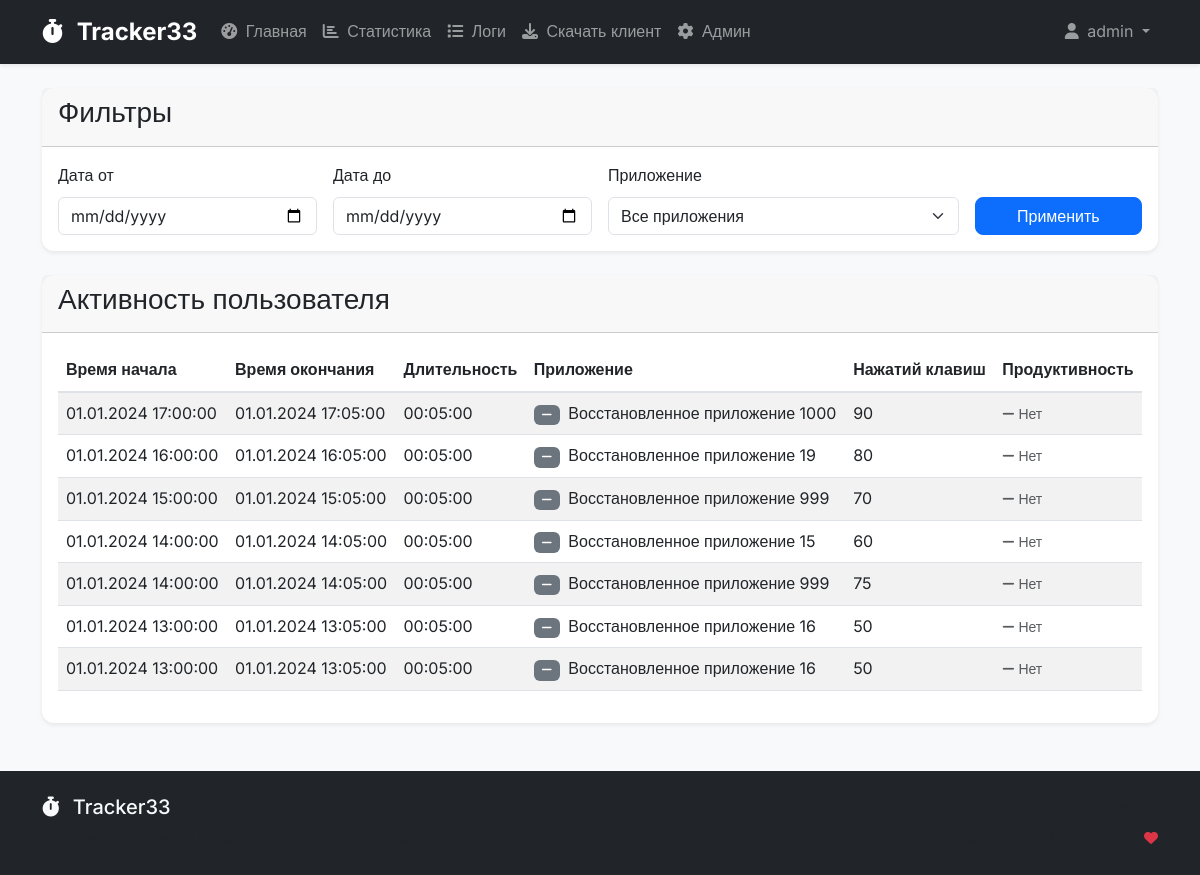
Before: /logs/ (signed in) with the older database file.
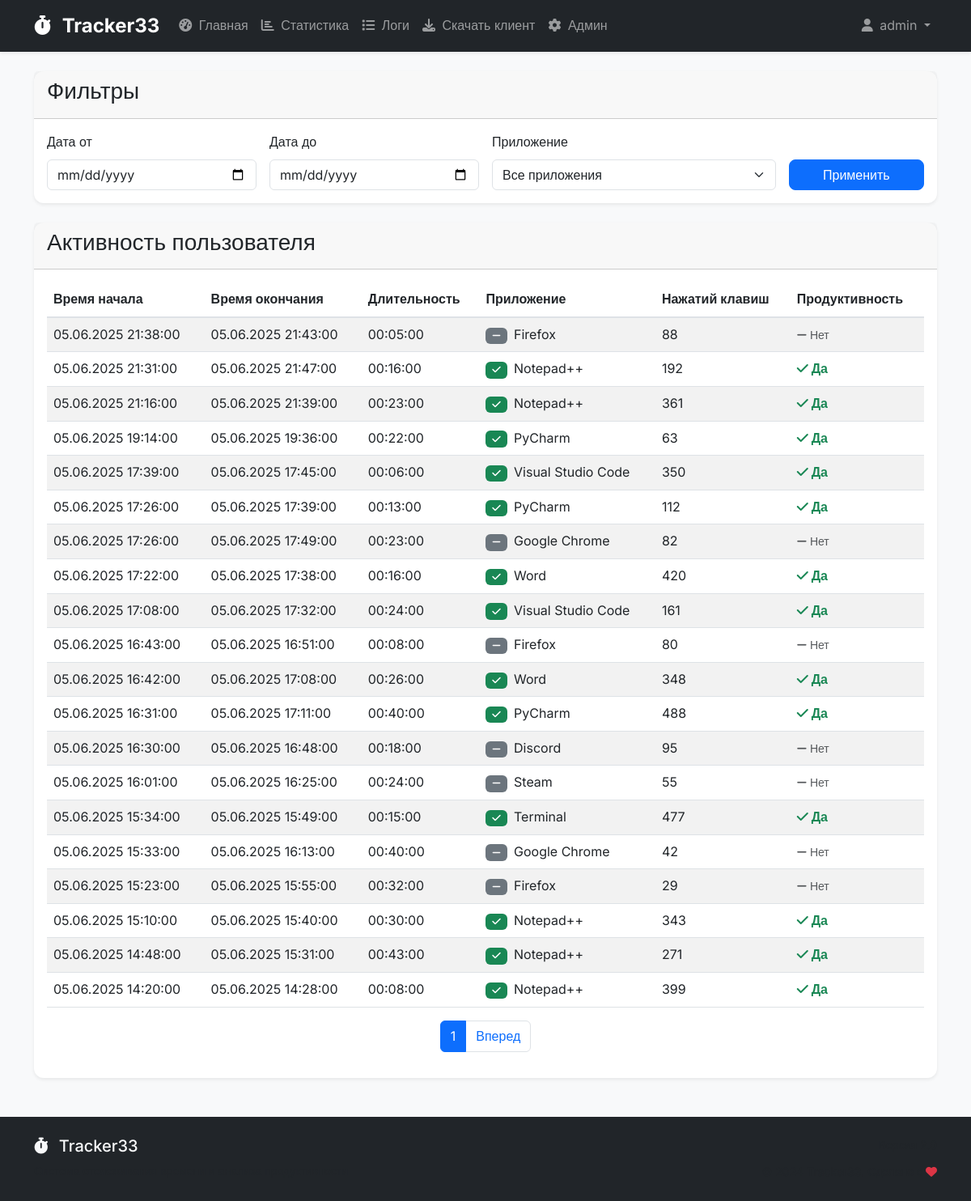
After: the same page with the newer database file.
### tracking/models.py (models this page shows, shortened)
class UserActivity(models.Model):
    user = models.ForeignKey(CustomUser, on_delete=models.CASCADE, verbose_name='Пользователь')
    application = models.ForeignKey(Application, on_delete=models.CASCADE, verbose_name='Приложение')
    start_time = models.DateTimeField(verbose_name='Время начала')
    end_time = models.DateTimeField(verbose_name='Время окончания')
    duration = models.DurationField(verbose_name='Длительность', null=True, blank=True)
    keyboard_presses = models.IntegerField(default=0, verbose_name='Количество нажатий клавиш')
    class Meta:
        verbose_name = 'Активность пользователя'
        verbose_name_plural = 'Активности пользователей'
        indexes = [
            models.Index(fields=['user', 'start_time']),
            models.Index(fields=['user', 'end_time']),
            models.Index(fields=['application', 'start_time']),
            models.Index(fields=['application', 'end_time']),
        ]

class Application(models.Model):
    user = models.ForeignKey(CustomUser, on_delete=models.CASCADE, related_name='tracked_apps', null=True, blank=True)
    name = models.CharField(max_length=255, verbose_name='Название приложения')
    process_name = models.CharField(max_length=255, verbose_name='Имя процесса')
    is_active = models.BooleanField(default=True, verbose_name='Активно')
    is_productive = models.BooleanField(default=False, verbose_name='Полезное приложение')
    created_at = models.DateTimeField(default=timezone.now)
    updated_at = models.DateTimeField(auto_now=True)
    class Meta:
        verbose_name = 'Приложение'
        verbose_name_plural = 'Приложения'
        unique_together = ('user', 'process_name')
        ordering = ['name']
        indexes = [
            models.Index(fields=['user', 'is_active']),
            models.Index(fields=['user', 'is_productive']),
            models.Index(fields=['process_name']),
        ]
    def get_display_name(self):
        if self.name and not self.name.isdigit():
            return self.name
        else:
            return f"Неизвестное приложение #{self.id}"

### tracking/views.py (the view)
# urls.py: path('logs/', views.LogsView.as_view(), name='logs'),
class LogsView(LoginRequiredMixin, ListView):
    template_name = 'logs.html'
    model = UserActivity
    context_object_name = 'activities'
    paginate_by = 20
    def get_queryset(self):
        queryset = UserActivity.objects.filter(user=self.request.user)
        date_from = self.request.GET.get('date_from')
        if date_from:
            queryset = queryset.filter(start_time__date__gte=date_from)
        date_to = self.request.GET.get('date_to')
        if date_to:
            queryset = queryset.filter(start_time__date__lte=date_to)
        application_id = self.request.GET.get('application')
        if application_id:
            queryset = queryset.filter(application_id=application_id)
        return queryset.select_related('application').order_by('-start_time')
    def get_context_data(self, **kwargs):
        context = super().get_context_data(**kwargs)
        activities = context['activities']
        for activity in activities:
            if activity.duration:
                total_seconds = int(activity.duration.total_seconds())
                hours, remainder = divmod(total_seconds, 3600)
                minutes, seconds = divmod(remainder, 60)
                activity.formatted_duration = f"{hours:02d}:{minutes:02d}:{seconds:02d}"
            elif activity.start_time and activity.end_time:
                duration = activity.end_time - activity.start_time
                total_seconds = int(duration.total_seconds())
                hours, remainder = divmod(total_seconds, 3600)
                minutes, seconds = divmod(remainder, 60)
                activity.formatted_duration = f"{hours:02d}:{minutes:02d}:{seconds:02d}"
            else:
                activity.formatted_duration = "00:00:00"
        keyboard_queryset = KeyboardActivity.objects.filter(user=self.request.user)
        date_from = self.request.GET.get('date_from')
        if date_from:
            keyboard_queryset = keyboard_queryset.filter(timestamp__date__gte=date_from)
        date_to = self.request.GET.get('date_to')
        if date_to:
            keyboard_queryset = keyboard_queryset.filter(timestamp__date__lte=date_to)
        application_id = self.request.GET.get('application')
        if application_id:
            keyboard_queryset = keyboard_queryset.filter(application_id=application_id)
        context['keyboard_activities'] = keyboard_queryset.select_related('application').order_by('-timestamp')[:20]
        all_apps = Application.objects.filter(
            useractivity__user=self.request.user
        ).distinct()
        context['applications'] = filter_user_applications(all_apps)
        return context

### tracking/logging.py (called while the page is built)
    @staticmethod
    def log_view_performance(view_name, response_time, status_code):
        log_data = {
            'timestamp': datetime.now().isoformat(),
            'view_name': view_name,
            'response_time': response_time,
            'status_code': status_code
        }
        performance_logger.info(json.dumps(log_data))

### tracking/utils.py (called while the page is built)
def is_system_process(process_name: str) -> bool:
    if not process_name:
        return True
    process_lower = process_name.lower().strip()
    return process_lower in SYSTEM_PROCESSES_BLACKLIST

def filter_user_applications(applications_queryset):
    filtered_apps = []
    for app in applications_queryset:
        normalized_result = normalize_app_name(app.process_name)
        if normalized_result[0] is not None:  # Не системный процесс
            normalized_name, default_productive = normalized_result
            app.normalized_name = normalized_name
            app.default_productive = default_productive
            filtered_apps.append(app)
    return filtered_apps

### templates/logs.html (shortened to what the changed rows need)
{% extends 'base.html' %}
{% block content %}
<div class="row">
    <div class="col-md-12">
        <div class="card">
            <div class="card-body">
                <div class="table-responsive">
                    <table class="table table-striped">
                        <thead>
                            <tr>
                                <th>Время начала</th>
                                <th>Время окончания</th>
                                <th>Длительность</th>
                                <th>Приложение</th>
                                <th>Нажатий клавиш</th>
                                <th>Продуктивность</th>
                            </tr>
                        </thead>
                        <tbody>
                            {% for activity in activities %}
                            <tr>
                                <td>{{ activity.start_time|date:"d.m.Y H:i:s" }}</td>
                                <td>
                                    {% if activity.end_time %}
                                        {{ activity.end_time|date:"d.m.Y H:i:s" }}
                                    {% else %}
                                        <span class="text-muted">В процессе</span>
                                    {% endif %}
                                </td>
                                <td>
                                    {% if activity.formatted_duration %}
                                        {{ activity.formatted_duration }}
                                    {% else %}
                                        <span class="text-muted">00:00:00</span>
                                    {% endif %}
                                </td>
                                <td>
                                    <span class="badge {% if activity.application.is_productive %}bg-success{% else %}bg-secondary{% endif %} me-1">
                                        {% if activity.application.is_productive %}
                                            <i class="fas fa-check"></i>
                                        {% else %}
                                            <i class="fas fa-minus"></i>
                                        {% endif %}
                                    </span>
                                    {{ activity.application.name }}
                                </td>
                                <td>{{ activity.keyboard_presses|default:"0" }}</td>
                                <td>
                                    {% if activity.application.is_productive %}
                                        <span class="text-success fw-bold">
                                            <i class="fas fa-check me-1"></i>Да
                                        </span>
                                    {% else %}
                                        <span class="text-muted">
                                            <i class="fas fa-minus me-1"></i>Нет
                                        </span>
                                    {% endif %}
                                </td>
                            </tr>
                            {% empty %}
                            <tr>
                                <td colspan="6" class="text-center">Нет данных</td>
                            </tr>
                            {% endfor %}
                        </tbody>
                    </table>
                </div>
                {% if is_paginated %}
                <nav aria-label="Page navigation">
                    <ul class="pagination justify-content-center">
                        <li class="page-item active">
                            <span class="page-link">{{ page_obj.number }}</span>
                        </li>
                        {% if page_obj.has_next %}
                        <li class="page-item">
                            <a class="page-link" href="?page={{ page_obj.next_page_number }}">Вперед</a>
                        </li>
                        {% endif %}
                    </ul>
                </nav>
                {% endif %}
            </div>
        </div>
    </div>
</div>
{% endblock %}

Changed rows visible on the page:
removed UserActivity: start_time "01.01.2024 17:00:00", end_time "01.01.2024 17:05:00", formatted_duration "00:05:00", application.name "Восстановленное приложение 1000", keyboard_presses "90", shows "Нет"
removed UserActivity: start_time "01.01.2024 16:00:00", end_time "01.01.2024 16:05:00", formatted_duration "00:05:00", application.name "Восстановленное приложение 19", keyboard_presses "80", shows "Нет"
removed UserActivity: start_time "01.01.2024 15:00:00", end_time "01.01.2024 15:05:00", formatted_duration "00:05:00", application.name "Восстановленное приложение 999", keyboard_presses "70", shows "Нет"
removed UserActivity: start_time "01.01.2024 14:00:00", end_time "01.01.2024 14:05:00", formatted_duration "00:05:00", application.name "Восстановленное приложение 15", keyboard_presses "60", shows "Нет"
removed UserActivity: start_time "01.01.2024 14:00:00", end_time "01.01.2024 14:05:00", formatted_duration "00:05:00", application.name "Восстановленное приложение 999", keyboard_presses "75", shows "Нет"
removed UserActivity: start_time "01.01.2024 13:00:00", end_time "01.01.2024 13:05:00", formatted_duration "00:05:00", application.name "Восстановленное приложение 16", keyboard_presses "50", shows "Нет"
removed UserActivity: start_time "01.01.2024 13:00:00", end_time "01.01.2024 13:05:00", formatted_duration "00:05:00", application.name "Восстановленное приложение 16", keyboard_presses "50", shows "Нет"
added UserActivity: start_time "05.06.2025 21:38:00", end_time "05.06.2025 21:43:00", formatted_duration "00:05:00", application.name "Firefox", keyboard_presses "88", shows "Нет"
added UserActivity: start_time "05.06.2025 21:31:00", end_time "05.06.2025 21:47:00", formatted_duration "00:16:00", application.name "Notepad++", keyboard_presses "192", shows "Да"
added UserActivity: start_time "05.06.2025 21:16:00", end_time "05.06.2025 21:39:00", formatted_duration "00:23:00", application.name "Notepad++", keyboard_presses "361", shows "Да"
added UserActivity: start_time "05.06.2025 19:14:00", end_time "05.06.2025 19:36:00", formatted_duration "00:22:00", application.name "PyCharm", keyboard_presses "63", shows "Да"
added UserActivity: start_time "05.06.2025 17:39:00", end_time "05.06.2025 17:45:00", formatted_duration "00:06:00", application.name "Visual Studio Code", keyboard_presses "350", shows "Да"
added UserActivity: start_time "05.06.2025 17:26:00", end_time "05.06.2025 17:39:00", formatted_duration "00:13:00", application.name "PyCharm", keyboard_presses "112", shows "Да"
added UserActivity: start_time "05.06.2025 17:26:00", end_time "05.06.2025 17:49:00", formatted_duration "00:23:00", application.name "Google Chrome", keyboard_presses "82", shows "Нет"
added UserActivity: start_time "05.06.2025 17:22:00", end_time "05.06.2025 17:38:00", formatted_duration "00:16:00", application.name "Word", keyboard_presses "420", shows "Да"
added UserActivity: start_time "05.06.2025 17:08:00", end_time "05.06.2025 17:32:00", formatted_duration "00:24:00", application.name "Visual Studio Code", keyboard_presses "161", shows "Да"
added UserActivity: start_time "05.06.2025 16:43:00", end_time "05.06.2025 16:51:00", formatted_duration "00:08:00", application.name "Firefox", keyboard_presses "80", shows "Нет"
added UserActivity: start_time "05.06.2025 16:42:00", end_time "05.06.2025 17:08:00", formatted_duration "00:26:00", application.name "Word", keyboard_presses "348", shows "Да"
added UserActivity: start_time "05.06.2025 16:31:00", end_time "05.06.2025 17:11:00", formatted_duration "00:40:00", application.name "PyCharm", keyboard_presses "488", shows "Да"
added UserActivity: start_time "05.06.2025 16:30:00", end_time "05.06.2025 16:48:00", formatted_duration "00:18:00", application.name "Discord", keyboard_presses "95", shows "Нет"
added UserActivity: start_time "05.06.2025 16:01:00", end_time "05.06.2025 16:25:00", formatted_duration "00:24:00", application.name "Steam", keyboard_presses "55", shows "Нет"
added UserActivity: start_time "05.06.2025 15:34:00", end_time "05.06.2025 15:49:00", formatted_duration "00:15:00", application.name "Terminal", keyboard_presses "477", shows "Да"
added UserActivity: start_time "05.06.2025 15:33:00", end_time "05.06.2025 16:13:00", formatted_duration "00:40:00", application.name "Google Chrome", keyboard_presses "42", shows "Нет"
added UserActivity: start_time "05.06.2025 15:23:00", end_time "05.06.2025 15:55:00", formatted_duration "00:32:00", application.name "Firefox", keyboard_presses "29", shows "Нет"
added UserActivity: start_time "05.06.2025 15:10:00", end_time "05.06.2025 15:40:00", formatted_duration "00:30:00", application.name "Notepad++", keyboard_presses "343", shows "Да"
added UserActivity: start_time "05.06.2025 14:48:00", end_time "05.06.2025 15:31:00", formatted_duration "00:43:00", application.name "Notepad++", keyboard_presses "271", shows "Да"
added UserActivity: start_time "05.06.2025 14:20:00", end_time "05.06.2025 14:28:00", formatted_duration "00:08:00", application.name "Notepad++", keyboard_presses "399", shows "Да"
Other visible differences:
{{ page_obj.number }}: (not shown) → "1"
text now shown: "Вперед"
